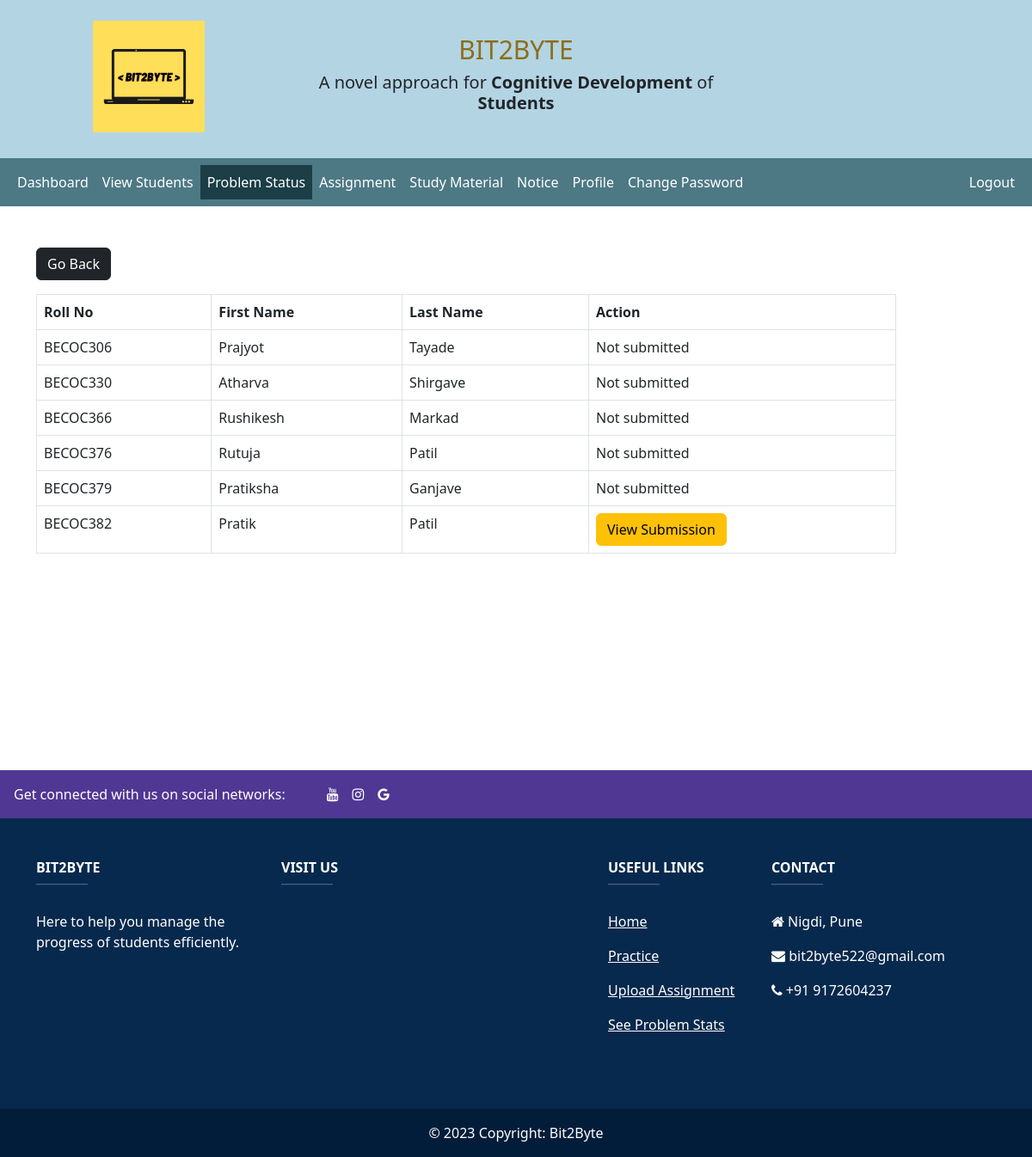
/teacher/problem-view.php?problem_id=10 (signed in), run on the app's committed database.
### tables this page shows
CREATE TABLE `problem10` (
  `student_id` int(11) NOT NULL DEFAULT '0',
  `roll_no` varchar(40) NOT NULL,
  `fname` varchar(127) NOT NULL,
  `lname` varchar(255) NOT NULL,
  `section_id` int(11) NOT NULL,
  `status` int(11) DEFAULT '0',
  `submission` varchar(700) DEFAULT '',
  `recent_submission` varchar(700) DEFAULT '',
  `language` varchar(10) DEFAULT ''
);

### teacher/data/teacher.php (called while the page is built, shortened)
<?php
function getTeacherById($teacher_id, $conn){
   $sql = "SELECT * FROM teachers
           WHERE teacher_id=?";
   $stmt = $conn->prepare($sql);
   $stmt->execute([$teacher_id]);
   if ($stmt->rowCount() == 1) {
     $teacher = $stmt->fetch();
     return $teacher;
   }else {
    return 0;
   }
}
?>

### teacher/data/problems.php (called while the page is built, shortened)
<?php
function getAllProblemStudentsSection($tbl_name, $section, $conn)
{
    $sql  = "SELECT * from ".$tbl_name." where section_id=? order by roll_no";
    $stmt = $conn->prepare($sql);
    $stmt->execute([$section]);
    if ($stmt->rowCount() >= 1) {
        $students = $stmt->fetchAll();
        return $students;
      }else {
          return 0;
      }
}
?>

### teacher/problem-view.php (the view, shortened to what this page needs)
<?php
if (isset($_SESSION['teacher_id']) &&
    isset($_SESSION['role'])) {
    if ($_SESSION['role'] == 'Teacher') {
       include "../DB_connection.php";
       include "data/problems.php";
       include "data/student.php";
       include "data/teacher.php";
       $problem_id = $_GET['problem_id'];
       $teacher_id = $_SESSION['teacher_id'];
       $teacher = getTeacherById($teacher_id, $conn);
       $tbl_name = "problem".$problem_id;
       $students = getAllProblemStudentsSection($tbl_name, $teacher['section'], $conn);
 ?>
<!DOCTYPE html>
<html lang="en">
<head>
	<link rel="stylesheet" href="https://cdn.jsdelivr.net/npm/bootstrap@5.2.0/dist/css/bootstrap.min.css">
	<link rel="stylesheet" href="../css/style.css">
  <link rel="stylesheet" href="https://cdnjs.cloudflare.com/ajax/libs/font-awesome/4.7.0/css/font-awesome.min.css">
</head>
<body>
    <?php
    include "header.php";
        include "inc/navbar.php";
      ?>
     <div class="container mt-5" style="min-height:70vh;">
        <a href="problems.php" class="btn btn-dark">Go Back</a>
      <?php
        if ($students != 0) {
     ?>
           <div class="table-responsive">
              <table class="table table-bordered mt-3 n-table">
                <thead>
                  <tr>
                    <th scope="col">Roll No</th>
                    <th scope="col">First Name</th>
                    <th scope="col">Last Name</th>
                    <th scope="col">Action</th>
                  </tr>
                </thead>
                <tbody>
                  <?php $i = 0; foreach ($students as $student ) {
                    $i++;  ?>
                  <tr>
                    <td><?=$student['roll_no']?></td>
                    <td>
                        <?=$student['fname']?>
                    </td>
                    <td><?=$student['lname']?></td>
                    <td>
                        <?php
                            if($student['status'] == 0)
                            {
                                echo "Not submitted";
                            }
                            else
                            {
                        ?>
                        <form action="problem-submission-view.php" method="POST" target="_blank">
                        <input type="submit" value="View Submission" class="btn btn-warning">
                        </form>
                        <?php
                            }
                            ?>
                    </td>
                  </tr>
                <?php } ?>
                </tbody>
              </table>
           </div>
         <?php } ?>
     </div>
<br/><br/>
    <?php
    include "footer.php"
    ?>
</body>
</html>
<?php
  }else {
    header("Location: ../login.php");
    exit;
  }
}else {
	header("Location: ../login.php");
	exit;
}
?>

### css/style.css (style rules this page uses)
.n-table { width: 1000px; }

### data on the page
problem10: roll_no "BECOC306", fname "Prajyot", lname "Tayade", status "Not submitted"
problem10: roll_no "BECOC330", fname "Atharva", lname "Shirgave", status "Not submitted"
problem10: roll_no "BECOC366", fname "Rushikesh", lname "Markad", status "Not submitted"
problem10: roll_no "BECOC376", fname "Rutuja", lname "Patil", status "Not submitted"
problem10: roll_no "BECOC379", fname "Pratiksha", lname "Ganjave", status "Not submitted"
problem10: roll_no "BECOC382", fname "Pratik", lname "Patil"
